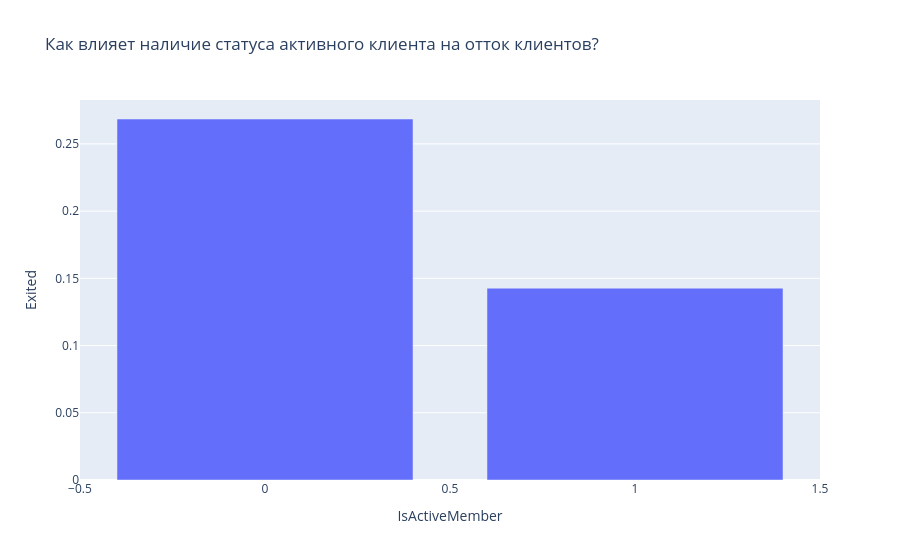

Notebook cell for this chart:
### Markdown cell above
Из диаграммы видно что клиенты имеющие 1 или 2 услуги банка остаются лояльными, клиенты имеющие 3 услуги в большинстве случаев уходят, а люди имеющие 4 услуги ушли все.

### Code cell
result_data = churn_data.groupby(
    by='IsActiveMember',
    as_index=False
)[['Exited']].mean()

fig = px.bar(result_data, y = 'Exited', x = 'IsActiveMember', title = 'Как влияет наличие статуса активного клиента на отток клиентов?')
fig.show()

### Figure 1 — Plotly figure (JSON) as saved in the notebook; plotly's stock layout.template omitted (floating-point values rounded to 4 significant figures)
{"data": [{"hovertemplate": "IsActiveMember=%{x}<br>Exited=%{y}<extra></extra>", "legendgroup": "", "marker": {"color": "#636efa", "pattern": {"shape": ""}}, "name": "", "orientation": "v", "showlegend": false, "textposition": "auto", "type": "bar", "x": [0, 1], "xaxis": "x", "y": [0.2685, 0.1427], "yaxis": "y"}], "layout": {"barmode": "relative", "legend": {"tracegroupgap": 0}, "title": {"text": "Как влияет наличие статуса активного клиента на отток клиентов?"}, "xaxis": {"anchor": "y", "domain": [0, 1], "title": {"text": "IsActiveMember"}}, "yaxis": {"anchor": "x", "domain": [0, 1], "title": {"text": "Exited"}}}}
